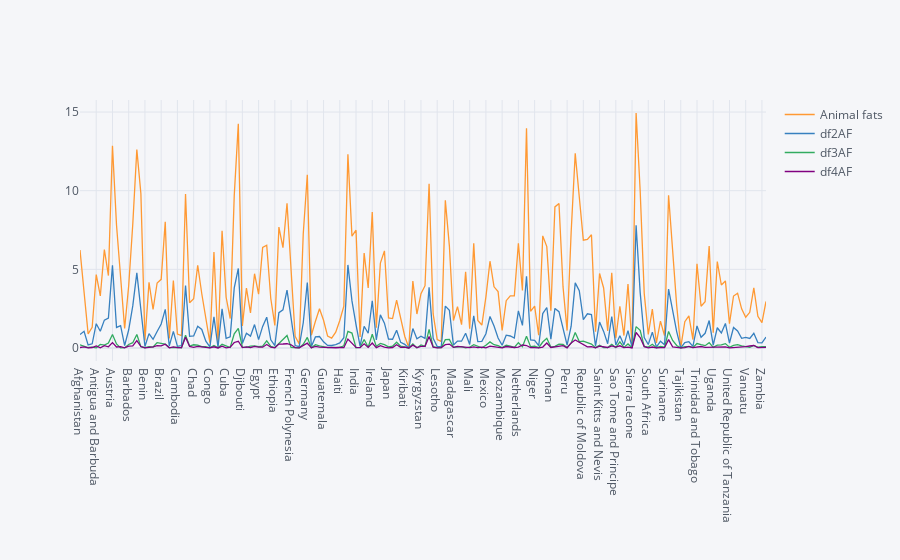

Notebook code for this chart:
### Code cell
data_merge[['Animal fats','df2AF','df3AF','df4AF']].iplot()

### Figure 1 — Plotly figure (JSON) as saved in the notebook; plotly's stock layout.template omitted (floating-point values rounded to 4 significant figures; data arrays with more than 128 entries replaced by an {"elided": "..."} marker saying what was removed)
{"data": [{"line": {"color": "rgba(255, 153, 51, 1.0)", "dash": "solid", "shape": "linear", "width": 1.3}, "mode": "lines", "name": "Animal fats", "text": "", "type": "scatter", "x": {"elided": "170 str values"}, "y": {"elided": "170 float values"}}, {"line": {"color": "rgba(55, 128, 191, 1.0)", "dash": "solid", "shape": "linear", "width": 1.3}, "mode": "lines", "name": "df2AF", "text": "", "type": "scatter", "x": {"elided": "170 str values"}, "y": {"elided": "170 float values"}}, {"line": {"color": "rgba(50, 171, 96, 1.0)", "dash": "solid", "shape": "linear", "width": 1.3}, "mode": "lines", "name": "df3AF", "text": "", "type": "scatter", "x": {"elided": "170 str values"}, "y": {"elided": "170 float values"}}, {"line": {"color": "rgba(128, 0, 128, 1.0)", "dash": "solid", "shape": "linear", "width": 1.3}, "mode": "lines", "name": "df4AF", "text": "", "type": "scatter", "x": {"elided": "170 str values"}, "y": {"elided": "170 float values"}}], "layout": {"legend": {"bgcolor": "#F5F6F9", "font": {"color": "#4D5663"}}, "paper_bgcolor": "#F5F6F9", "plot_bgcolor": "#F5F6F9", "title": {"font": {"color": "#4D5663"}}, "xaxis": {"gridcolor": "#E1E5ED", "showgrid": true, "tickfont": {"color": "#4D5663"}, "title": {"font": {"color": "#4D5663"}, "text": ""}, "zerolinecolor": "#E1E5ED"}, "yaxis": {"gridcolor": "#E1E5ED", "showgrid": true, "tickfont": {"color": "#4D5663"}, "title": {"font": {"color": "#4D5663"}, "text": ""}, "zerolinecolor": "#E1E5ED"}}}
